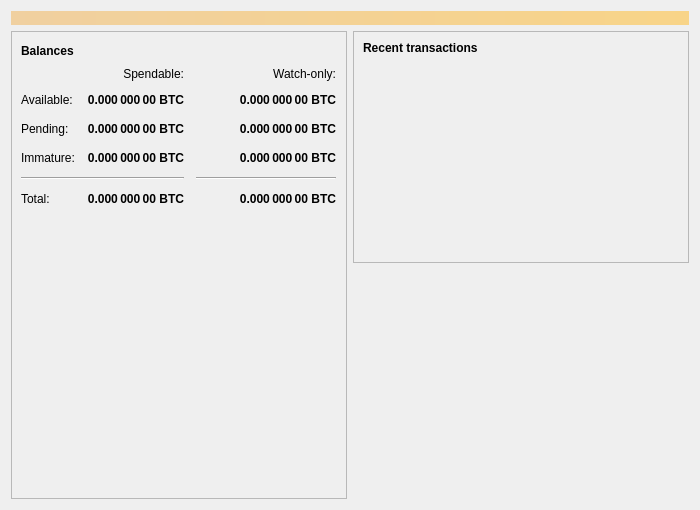
<?xml version="1.0" encoding="UTF-8"?>
<ui version="4.0">
 <class>OverviewPage</class>
 <widget class="QWidget" name="OverviewPage">
  <property name="geometry">
   <rect>
    <x>0</x>
    <y>0</y>
    <width>700</width>
    <height>510</height>
   </rect>
  </property>
  <property name="minimumSize">
   <size>
    <width>700</width>
    <height>510</height>
   </size>
  </property>
  <property name="windowTitle">
   <string>Form</string>
  </property>
  <layout class="QVBoxLayout" name="topLayout">
   <item>
    <widget class="QLabel" name="labelAlerts">
     <property name="visible">
      <bool>false</bool>
     </property>
     <property name="styleSheet">
      <string notr="true">background-color: qlineargradient(x1: 0, y1: 0, x2: 1, y2: 0, stop:0 #F0D0A0, stop:1 #F8D488); color:#000000;</string>
     </property>
     <property name="wordWrap">
      <bool>true</bool>
     </property>
     <property name="margin">
      <number>3</number>
     </property>
    </widget>
   </item>
   <item>
    <layout class="QHBoxLayout" name="horizontalLayout" stretch="1,1">
     <item>
      <layout class="QVBoxLayout" name="verticalLayout_2">
       <item>
        <widget class="QFrame" name="frame">
         <property name="frameShape">
          <enum>QFrame::StyledPanel</enum>
         </property>
         <property name="frameShadow">
          <enum>QFrame::Raised</enum>
         </property>
         <layout class="QVBoxLayout" name="verticalLayout_4">
          <item>
           <layout class="QHBoxLayout" name="horizontalLayout_4">
            <item>
             <widget class="QLabel" name="label_5">
              <property name="font">
               <font>
                <weight>75</weight>
                <bold>true</bold>
               </font>
              </property>
              <property name="text">
               <string>Balances</string>
              </property>
             </widget>
            </item>
            <item>
             <spacer name="horizontalSpacer_3">
              <property name="orientation">
               <enum>Qt::Horizontal</enum>
              </property>
              <property name="sizeHint" stdset="0">
               <size>
                <width>40</width>
                <height>20</height>
               </size>
              </property>
             </spacer>
            </item>
           </layout>
          </item>
          <item>
           <layout class="QGridLayout" name="gridLayout">
            <property name="spacing">
             <number>12</number>
            </property>
            <item row="2" column="2">
             <widget class="QLabel" name="labelWatchPending">
              <property name="font">
               <font>
                <weight>75</weight>
                <bold>true</bold>
               </font>
              </property>
              <property name="cursor">
               <cursorShape>IBeamCursor</cursorShape>
              </property>
              <property name="toolTip">
               <string>Unconfirmed transactions to watch-only addresses</string>
              </property>
              <property name="text">
               <string notr="true">0.000 000 00 BTC</string>
              </property>
              <property name="alignment">
               <set>Qt::AlignRight|Qt::AlignTrailing|Qt::AlignVCenter</set>
              </property>
              <property name="textInteractionFlags">
               <set>Qt::LinksAccessibleByMouse|Qt::TextSelectableByKeyboard|Qt::TextSelectableByMouse</set>
              </property>
             </widget>
            </item>
            <item row="2" column="1">
             <widget class="QLabel" name="labelUnconfirmed">
              <property name="font">
               <font>
                <weight>75</weight>
                <bold>true</bold>
               </font>
              </property>
              <property name="cursor">
               <cursorShape>IBeamCursor</cursorShape>
              </property>
              <property name="toolTip">
               <string>Total of transactions that have yet to be confirmed, and do not yet count toward the spendable balance</string>
              </property>
              <property name="text">
               <string notr="true">0.000 000 00 BTC</string>
              </property>
              <property name="alignment">
               <set>Qt::AlignRight|Qt::AlignTrailing|Qt::AlignVCenter</set>
              </property>
              <property name="textInteractionFlags">
               <set>Qt::LinksAccessibleByMouse|Qt::TextSelectableByKeyboard|Qt::TextSelectableByMouse</set>
              </property>
             </widget>
            </item>
            <item row="3" column="2">
             <widget class="QLabel" name="labelWatchImmature">
              <property name="font">
               <font>
                <weight>75</weight>
                <bold>true</bold>
               </font>
              </property>
              <property name="cursor">
               <cursorShape>IBeamCursor</cursorShape>
              </property>
              <property name="toolTip">
               <string>Staked or masternode rewards in watch-only addresses that has not yet matured</string>
              </property>
              <property name="text">
               <string notr="true">0.000 000 00 BTC</string>
              </property>
              <property name="alignment">
               <set>Qt::AlignRight|Qt::AlignTrailing|Qt::AlignVCenter</set>
              </property>
              <property name="textInteractionFlags">
               <set>Qt::LinksAccessibleByMouse|Qt::TextSelectableByKeyboard|Qt::TextSelectableByMouse</set>
              </property>
             </widget>
            </item>
            <item row="4" column="0" colspan="2">
             <widget class="Line" name="lineSpendableBalance">
              <property name="orientation">
               <enum>Qt::Horizontal</enum>
              </property>
             </widget>
            </item>
            <item row="4" column="2">
             <widget class="Line" name="lineWatchBalance">
              <property name="sizePolicy">
               <sizepolicy hsizetype="Preferred" vsizetype="Fixed">
                <horstretch>0</horstretch>
                <verstretch>0</verstretch>
               </sizepolicy>
              </property>
              <property name="minimumSize">
               <size>
                <width>140</width>
                <height>0</height>
               </size>
              </property>
              <property name="orientation">
               <enum>Qt::Horizontal</enum>
              </property>
             </widget>
            </item>
            <item row="5" column="0">
             <widget class="QLabel" name="labelTotalText">
              <property name="text">
               <string>Total:</string>
              </property>
             </widget>
            </item>
            <item row="3" column="1">
             <widget class="QLabel" name="labelImmature">
              <property name="font">
               <font>
                <weight>75</weight>
                <bold>true</bold>
               </font>
              </property>
              <property name="cursor">
               <cursorShape>IBeamCursor</cursorShape>
              </property>
              <property name="toolTip">
               <string>Staked or masternode rewards that has not yet matured</string>
              </property>
              <property name="text">
               <string notr="true">0.000 000 00 BTC</string>
              </property>
              <property name="alignment">
               <set>Qt::AlignRight|Qt::AlignTrailing|Qt::AlignVCenter</set>
              </property>
              <property name="textInteractionFlags">
               <set>Qt::LinksAccessibleByMouse|Qt::TextSelectableByKeyboard|Qt::TextSelectableByMouse</set>
              </property>
             </widget>
            </item>
            <item row="2" column="3">
             <spacer name="horizontalSpacer_2">
              <property name="orientation">
               <enum>Qt::Horizontal</enum>
              </property>
              <property name="sizeHint" stdset="0">
               <size>
                <width>40</width>
                <height>20</height>
               </size>
              </property>
             </spacer>
            </item>
            <item row="3" column="0">
             <widget class="QLabel" name="labelImmatureText">
              <property name="text">
               <string>Immature:</string>
              </property>
             </widget>
            </item>
            <item row="5" column="1">
             <widget class="QLabel" name="labelTotal">
              <property name="font">
               <font>
                <weight>75</weight>
                <bold>true</bold>
               </font>
              </property>
              <property name="cursor">
               <cursorShape>IBeamCursor</cursorShape>
              </property>
              <property name="toolTip">
               <string>Your current total balance</string>
              </property>
              <property name="text">
               <string notr="true">0.000 000 00 BTC</string>
              </property>
              <property name="alignment">
               <set>Qt::AlignRight|Qt::AlignTrailing|Qt::AlignVCenter</set>
              </property>
              <property name="textInteractionFlags">
               <set>Qt::LinksAccessibleByMouse|Qt::TextSelectableByKeyboard|Qt::TextSelectableByMouse</set>
              </property>
             </widget>
            </item>
            <item row="5" column="2">
             <widget class="QLabel" name="labelWatchTotal">
              <property name="font">
               <font>
                <weight>75</weight>
                <bold>true</bold>
               </font>
              </property>
              <property name="cursor">
               <cursorShape>IBeamCursor</cursorShape>
              </property>
              <property name="toolTip">
               <string>Current total balance in watch-only addresses</string>
              </property>
              <property name="text">
               <string notr="true">0.000 000 00 BTC</string>
              </property>
              <property name="alignment">
               <set>Qt::AlignRight|Qt::AlignTrailing|Qt::AlignVCenter</set>
              </property>
              <property name="textInteractionFlags">
               <set>Qt::LinksAccessibleByMouse|Qt::TextSelectableByKeyboard|Qt::TextSelectableByMouse</set>
              </property>
             </widget>
            </item>
            <item row="0" column="2">
             <widget class="QLabel" name="labelWatchonly">
              <property name="text">
               <string>Watch-only:</string>
              </property>
              <property name="alignment">
               <set>Qt::AlignRight|Qt::AlignTrailing|Qt::AlignVCenter</set>
              </property>
             </widget>
            </item>
            <item row="1" column="0">
             <widget class="QLabel" name="labelBalanceText">
              <property name="text">
               <string>Available:</string>
              </property>
             </widget>
            </item>
            <item row="1" column="1">
             <widget class="QLabel" name="labelBalance">
              <property name="font">
               <font>
                <weight>75</weight>
                <bold>true</bold>
               </font>
              </property>
              <property name="cursor">
               <cursorShape>IBeamCursor</cursorShape>
              </property>
              <property name="toolTip">
               <string>Your current spendable balance</string>
              </property>
              <property name="text">
               <string notr="true">0.000 000 00 BTC</string>
              </property>
              <property name="alignment">
               <set>Qt::AlignRight|Qt::AlignTrailing|Qt::AlignVCenter</set>
              </property>
              <property name="textInteractionFlags">
               <set>Qt::LinksAccessibleByMouse|Qt::TextSelectableByKeyboard|Qt::TextSelectableByMouse</set>
              </property>
             </widget>
            </item>
            <item row="1" column="2">
             <widget class="QLabel" name="labelWatchAvailable">
              <property name="font">
               <font>
                <weight>75</weight>
                <bold>true</bold>
               </font>
              </property>
              <property name="cursor">
               <cursorShape>IBeamCursor</cursorShape>
              </property>
              <property name="toolTip">
               <string>Your current balance in watch-only addresses</string>
              </property>
              <property name="text">
               <string notr="true">0.000 000 00 BTC</string>
              </property>
              <property name="alignment">
               <set>Qt::AlignRight|Qt::AlignTrailing|Qt::AlignVCenter</set>
              </property>
              <property name="textInteractionFlags">
               <set>Qt::LinksAccessibleByMouse|Qt::TextSelectableByKeyboard|Qt::TextSelectableByMouse</set>
              </property>
             </widget>
            </item>
            <item row="2" column="0">
             <widget class="QLabel" name="labelPendingText">
              <property name="text">
               <string>Pending:</string>
              </property>
             </widget>
            </item>
            <item row="0" column="1">
             <widget class="QLabel" name="labelSpendable">
              <property name="text">
               <string>Spendable:</string>
              </property>
              <property name="alignment">
               <set>Qt::AlignRight|Qt::AlignTrailing|Qt::AlignVCenter</set>
              </property>
             </widget>
            </item>
           </layout>
          </item>
          <item>
           <spacer name="verticalSpacer_2">
            <property name="orientation">
             <enum>Qt::Vertical</enum>
            </property>
            <property name="sizeHint" stdset="0">
             <size>
              <width>20</width>
              <height>40</height>
             </size>
            </property>
           </spacer>
          </item>
         </layout>
        </widget>
       </item>
      </layout>
     </item>
     <item>
      <layout class="QVBoxLayout" name="verticalLayout_3">
       <item>
        <widget class="QFrame" name="frame_2">
         <property name="frameShape">
          <enum>QFrame::StyledPanel</enum>
         </property>
         <property name="frameShadow">
          <enum>QFrame::Raised</enum>
         </property>
         <layout class="QVBoxLayout" name="verticalLayout">
          <item>
           <layout class="QHBoxLayout" name="horizontalLayout_2">
            <item>
             <widget class="QLabel" name="label_4">
              <property name="font">
               <font>
                <weight>75</weight>
                <bold>true</bold>
               </font>
              </property>
              <property name="text">
               <string>Recent transactions</string>
              </property>
             </widget>
            </item>
           </layout>
          </item>
          <item>
           <widget class="QListView" name="listTransactions">
            <property name="styleSheet">
             <string notr="true">QListView { background: transparent; }</string>
            </property>
            <property name="frameShape">
             <enum>QFrame::NoFrame</enum>
            </property>
            <property name="verticalScrollBarPolicy">
             <enum>Qt::ScrollBarAlwaysOff</enum>
            </property>
            <property name="horizontalScrollBarPolicy">
             <enum>Qt::ScrollBarAlwaysOff</enum>
            </property>
            <property name="selectionMode">
             <enum>QAbstractItemView::NoSelection</enum>
            </property>
           </widget>
          </item>
         </layout>
        </widget>
       </item>
       <item>
        <spacer name="verticalSpacer">
         <property name="orientation">
          <enum>Qt::Vertical</enum>
         </property>
         <property name="sizeHint" stdset="0">
          <size>
           <width>20</width>
           <height>40</height>
          </size>
         </property>
        </spacer>
       </item>
       <item>
        <widget class="QLabel" name="label">
         <property name="sizePolicy">
          <sizepolicy hsizetype="Fixed" vsizetype="Fixed">
           <horstretch>0</horstretch>
           <verstretch>0</verstretch>
          </sizepolicy>
         </property>
         <property name="minimumSize">
          <size>
           <width>300</width>
           <height>72</height>
          </size>
         </property>
         <property name="maximumSize">
          <size>
           <width>300</width>
           <height>72</height>
          </size>
         </property>
         <property name="baseSize">
          <size>
           <width>300</width>
           <height>72</height>
          </size>
         </property>
         <property name="cursor">
          <cursorShape>ArrowCursor</cursorShape>
         </property>
         <property name="text">
          <string/>
         </property>
         <property name="pixmap">
          <pixmap resource="../cc.qrc">:/images/logo</pixmap>
         </property>
         <property name="scaledContents">
          <bool>true</bool>
         </property>
         <property name="alignment">
          <set>Qt::AlignCenter</set>
         </property>
         <property name="margin">
          <number>0</number>
         </property>
         <property name="indent">
          <number>-1</number>
         </property>
        </widget>
       </item>
      </layout>
     </item>
    </layout>
   </item>
  </layout>
 </widget>
 <resources>
  <include location="../cc.qrc"/>
 </resources>
 <connections/>
</ui>
